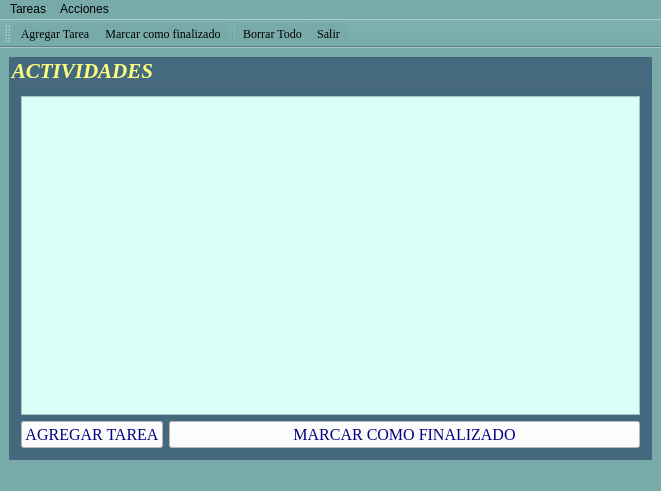
<?xml version="1.0" encoding="UTF-8"?>
<ui version="4.0">
 <class>Principal</class>
 <widget class="QMainWindow" name="Principal">
  <property name="geometry">
   <rect>
    <x>0</x>
    <y>0</y>
    <width>661</width>
    <height>491</height>
   </rect>
  </property>
  <property name="font">
   <font>
    <family>Georgia</family>
   </font>
  </property>
  <property name="windowTitle">
   <string>TAREAS</string>
  </property>
  <property name="windowIcon">
   <iconset resource="Resources.qrc">
    <normaloff>:/imagenes/ICONOS/lista-de-quehaceres.png</normaloff>:/imagenes/ICONOS/lista-de-quehaceres.png</iconset>
  </property>
  <property name="styleSheet">
   <string notr="true">background-color: rgb(121, 170, 170);</string>
  </property>
  <widget class="QWidget" name="centralwidget">
   <layout class="QGridLayout" name="gridLayout">
    <item row="0" column="0">
     <widget class="QGroupBox" name="groupBox">
      <property name="minimumSize">
       <size>
        <width>0</width>
        <height>0</height>
       </size>
      </property>
      <property name="font">
       <font>
        <family>Georgia</family>
        <pointsize>16</pointsize>
        <weight>75</weight>
        <italic>true</italic>
        <bold>true</bold>
       </font>
      </property>
      <property name="styleSheet">
       <string notr="true">background-color: rgb(69, 105, 127);
color: rgb(255, 255, 255);
color: rgb(255, 255, 127);</string>
      </property>
      <property name="title">
       <string>ACTIVIDADES</string>
      </property>
      <layout class="QFormLayout" name="formLayout">
       <item row="0" column="0" colspan="2">
        <widget class="QTableWidget" name="outActividades">
         <property name="minimumSize">
          <size>
           <width>0</width>
           <height>300</height>
          </size>
         </property>
         <property name="styleSheet">
          <string notr="true">background-color: rgb(217, 255, 249);
font: 8pt &quot;Georgia&quot;;
color: rgb(0, 0, 0);</string>
         </property>
        </widget>
       </item>
       <item row="1" column="0">
        <widget class="QPushButton" name="btnAgregar">
         <property name="font">
          <font>
           <family>Georgia</family>
           <pointsize>12</pointsize>
           <weight>50</weight>
           <italic>false</italic>
           <bold>false</bold>
          </font>
         </property>
         <property name="styleSheet">
          <string notr="true">color: rgb(0, 0, 127);
background-color: rgb(255, 255, 255);</string>
         </property>
         <property name="text">
          <string>AGREGAR TAREA</string>
         </property>
         <property name="icon">
          <iconset resource="Resources.qrc">
           <normaloff>:/imagenes/ICONOS/mas.png</normaloff>:/imagenes/ICONOS/mas.png</iconset>
         </property>
        </widget>
       </item>
       <item row="1" column="1">
        <widget class="QPushButton" name="btnMarcar">
         <property name="font">
          <font>
           <family>Georgia</family>
           <pointsize>12</pointsize>
           <weight>50</weight>
           <italic>false</italic>
           <bold>false</bold>
          </font>
         </property>
         <property name="styleSheet">
          <string notr="true">color: rgb(0, 0, 127);
background-color: rgb(255, 255, 255);</string>
         </property>
         <property name="text">
          <string>MARCAR COMO FINALIZADO</string>
         </property>
         <property name="icon">
          <iconset resource="Resources.qrc">
           <normaloff>:/imagenes/ICONOS/doble-verificacion.png</normaloff>:/imagenes/ICONOS/doble-verificacion.png</iconset>
         </property>
        </widget>
       </item>
      </layout>
     </widget>
    </item>
   </layout>
  </widget>
  <widget class="QMenuBar" name="menubar">
   <property name="geometry">
    <rect>
     <x>0</x>
     <y>0</y>
     <width>661</width>
     <height>21</height>
    </rect>
   </property>
   <widget class="QMenu" name="menuTareas">
    <property name="title">
     <string>Tareas</string>
    </property>
    <addaction name="actionAgregar_Tarea"/>
    <addaction name="separator"/>
    <addaction name="actionMarcar_como_finalizado"/>
   </widget>
   <widget class="QMenu" name="menuAcciones">
    <property name="title">
     <string>Acciones</string>
    </property>
    <addaction name="actionBorrar_Todo"/>
    <addaction name="separator"/>
    <addaction name="actionSalir"/>
   </widget>
   <addaction name="menuTareas"/>
   <addaction name="menuAcciones"/>
  </widget>
  <widget class="QStatusBar" name="statusbar"/>
  <widget class="QToolBar" name="toolBar">
   <property name="minimumSize">
    <size>
     <width>500</width>
     <height>0</height>
    </size>
   </property>
   <property name="windowTitle">
    <string>toolBar</string>
   </property>
   <attribute name="toolBarArea">
    <enum>TopToolBarArea</enum>
   </attribute>
   <attribute name="toolBarBreak">
    <bool>false</bool>
   </attribute>
   <addaction name="actionAgregar_Tarea"/>
   <addaction name="actionMarcar_como_finalizado"/>
   <addaction name="separator"/>
   <addaction name="actionBorrar_Todo"/>
   <addaction name="actionSalir"/>
  </widget>
  <action name="actionAgregar_Tarea">
   <property name="icon">
    <iconset resource="Resources.qrc">
     <normaloff>:/imagenes/ICONOS/agregar-archivo.png</normaloff>:/imagenes/ICONOS/agregar-archivo.png</iconset>
   </property>
   <property name="text">
    <string>Agregar Tarea</string>
   </property>
   <property name="font">
    <font>
     <family>Georgia</family>
     <weight>50</weight>
     <italic>false</italic>
     <bold>false</bold>
    </font>
   </property>
   <property name="shortcut">
    <string>Ctrl+N</string>
   </property>
  </action>
  <action name="actionMarcar_como_finalizado">
   <property name="icon">
    <iconset resource="Resources.qrc">
     <normaloff>:/imagenes/ICONOS/terminar.png</normaloff>:/imagenes/ICONOS/terminar.png</iconset>
   </property>
   <property name="text">
    <string>Marcar como finalizado</string>
   </property>
   <property name="font">
    <font>
     <family>Georgia</family>
    </font>
   </property>
   <property name="shortcut">
    <string>Ctrl+F</string>
   </property>
  </action>
  <action name="actionBorrar_Todo">
   <property name="icon">
    <iconset resource="Resources.qrc">
     <normaloff>:/imagenes/ICONOS/borrar.png</normaloff>:/imagenes/ICONOS/borrar.png</iconset>
   </property>
   <property name="text">
    <string>Borrar Todo</string>
   </property>
   <property name="font">
    <font>
     <family>Georgia</family>
    </font>
   </property>
   <property name="shortcut">
    <string>Ctrl+X</string>
   </property>
  </action>
  <action name="actionSalir">
   <property name="icon">
    <iconset resource="Resources.qrc">
     <normaloff>:/imagenes/ICONOS/salida.png</normaloff>:/imagenes/ICONOS/salida.png</iconset>
   </property>
   <property name="text">
    <string>Salir</string>
   </property>
   <property name="font">
    <font>
     <family>Georgia</family>
    </font>
   </property>
   <property name="shortcut">
    <string>Ctrl+Q</string>
   </property>
  </action>
 </widget>
 <resources>
  <include location="Resources.qrc"/>
 </resources>
 <connections/>
</ui>
